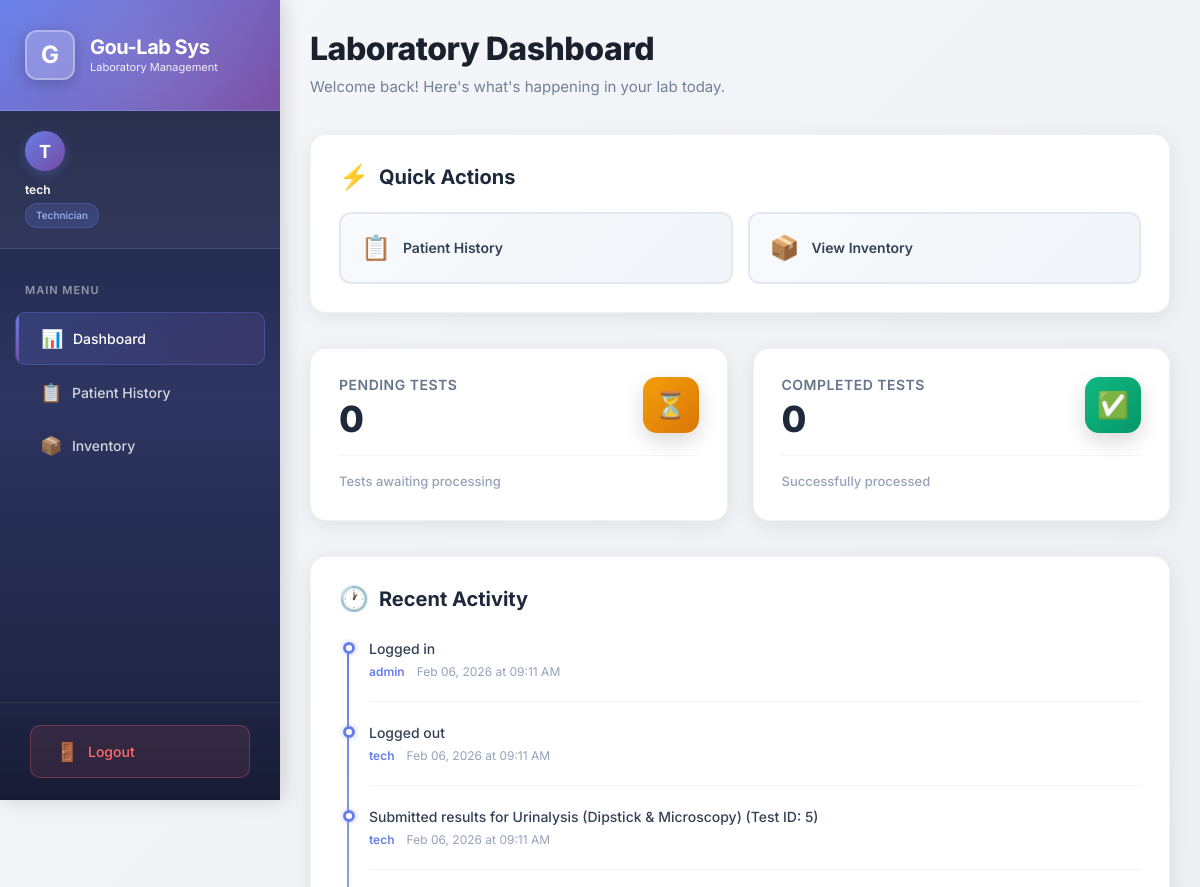
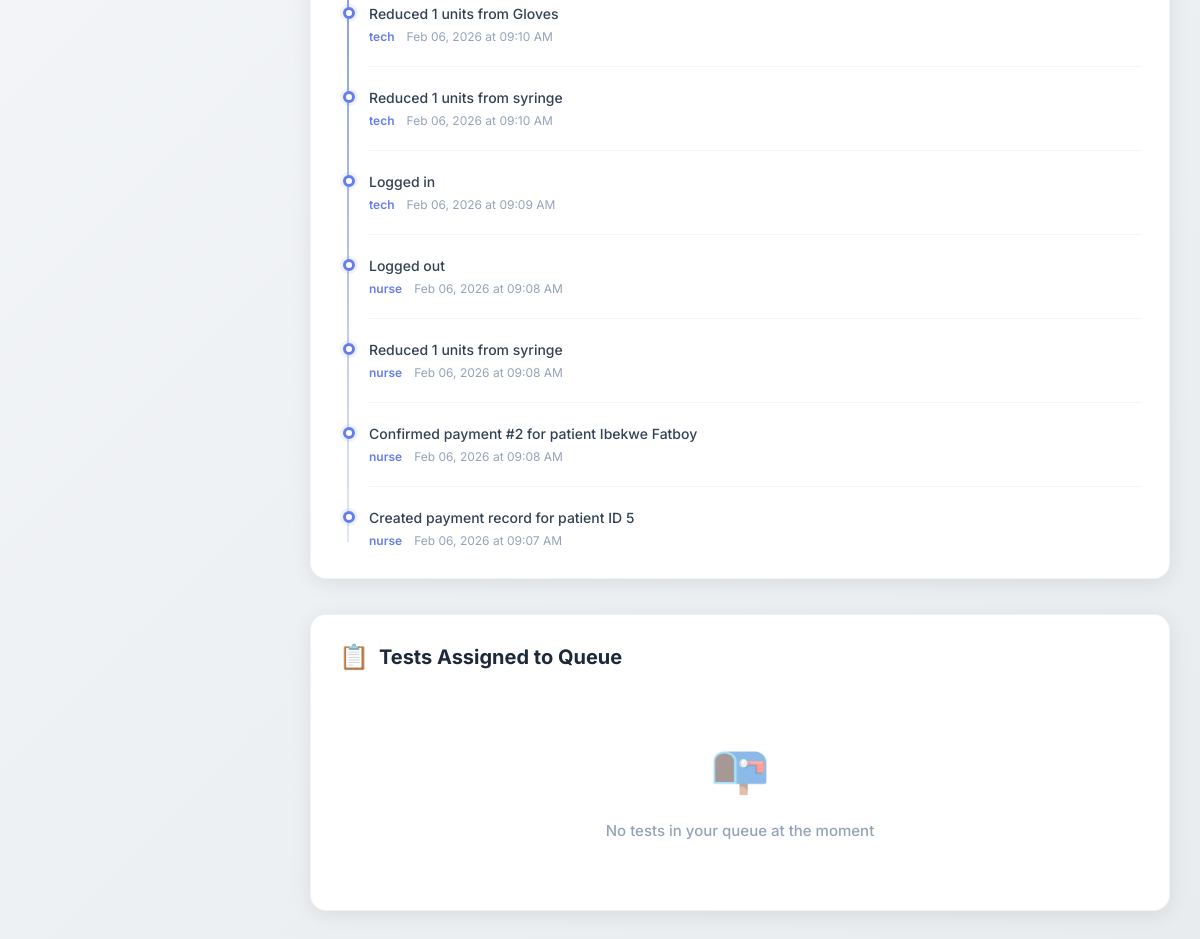
/ (signed in), run on an earlier commit of the app's database (2 pictures, top to bottom).
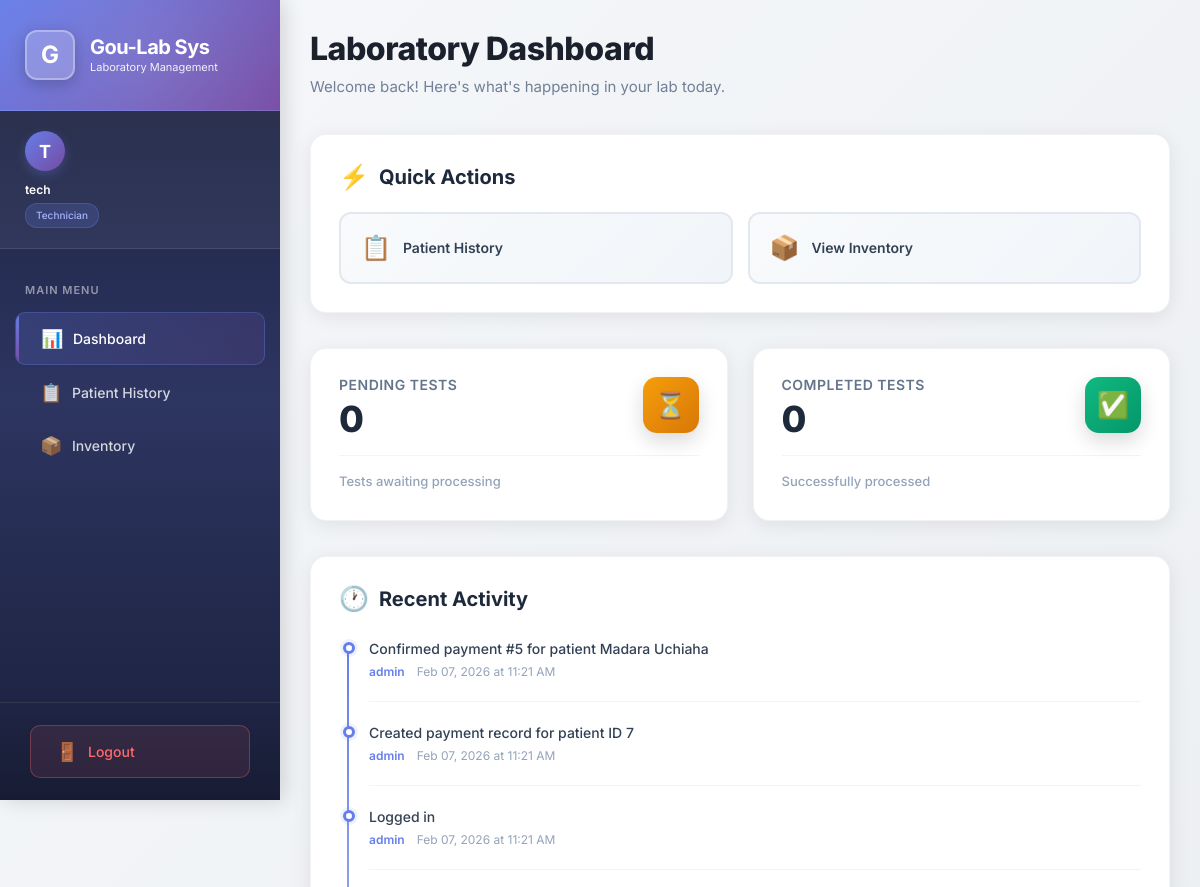
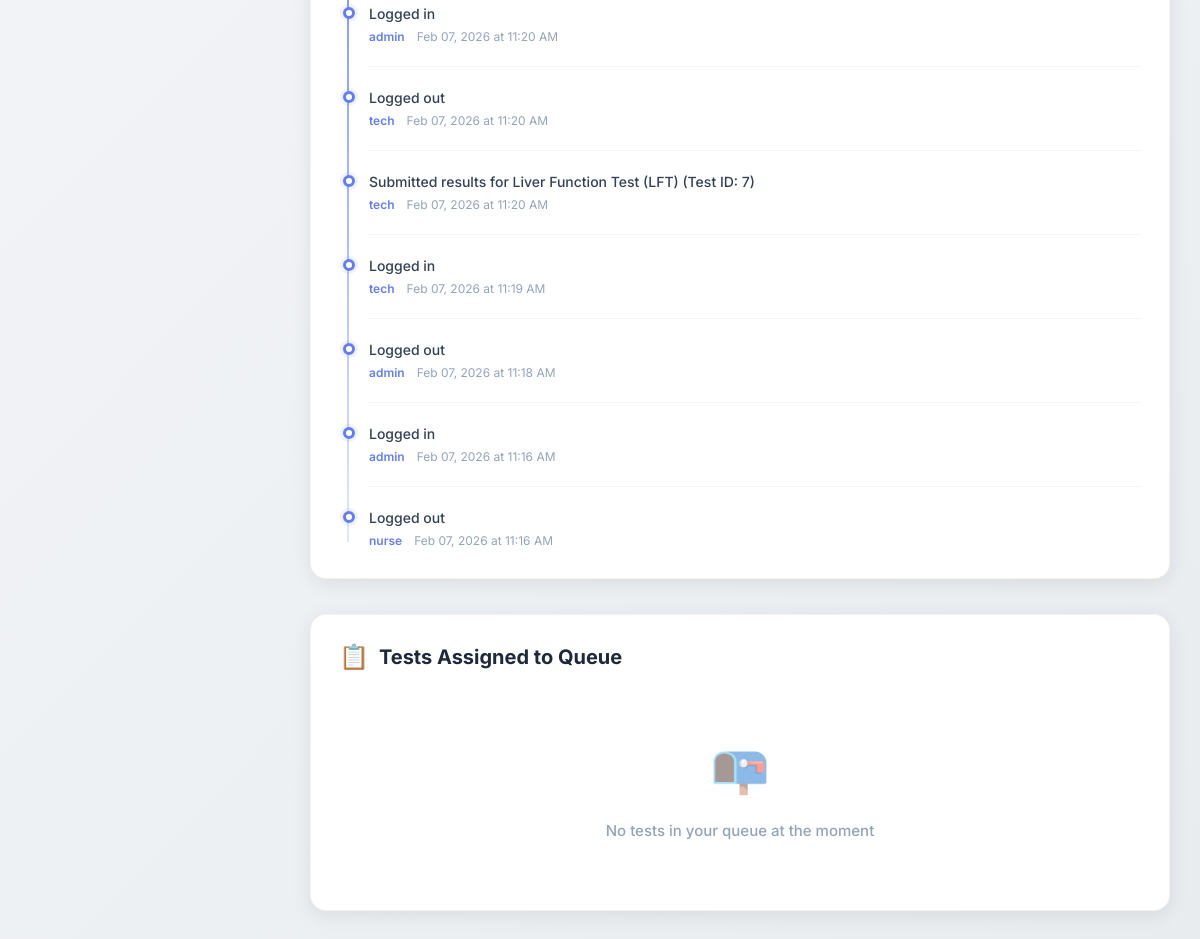
And on a later commit of the database (2 pictures, top to bottom).
### app.py (models this page shows)
class AuditLog(db.Model):
    id = db.Column(db.Integer, primary_key=True)
    action = db.Column(db.String(200), nullable=False)
    user = db.Column(db.String(100))
    timestamp = db.Column(db.DateTime, default=datetime.utcnow)

### app.py (the view)
@app.route('/')
@login_required
def dashboard():
    pending_tests = Test.query.filter_by(status='Pending').count()
    completed_tests = Test.query.filter_by(status='Completed').count()
    low_stock = Inventory.query.filter(Inventory.quantity <= Inventory.low_stock_threshold).all()
    recent_activities = AuditLog.query.order_by(AuditLog.timestamp.desc()).limit(10).all()
    my_tests = []
    if current_user.role == 'Technician':
        my_tests = Test.query.filter_by(status='Pending').all()
    return render_template('dashboard.html',
                           pending=pending_tests,
                           completed=completed_tests,
                           low_stock=low_stock,
                           my_tests=my_tests,
                           recent_activities=recent_activities)

### app.py (called while the page is built)
@login_manager.user_loader
def load_user(user_id):
    return User.query.get(int(user_id))

### templates/dashboard.html (shortened to what this page needs)
{% extends "layout.html" %}
{% block content %}
<div class="dashboard-header">
    <h2>Laboratory Dashboard</h2>
    <p>Welcome back! Here's what's happening in your lab today.</p>
</div>
<div class="quick-actions">
    <h3>Quick Actions</h3>
    <div class="actions-grid">
        {% if current_user.role in ['Admin', 'Technician'] %}
        <a href="{{ url_for('patient_history') }}" class="action-btn">
            <span class="action-icon">📋</span>
            <span class="action-text">Patient History</span>
        </a>
        {% endif %}
        <a href="{{ url_for('inventory') }}" class="action-btn">
            <span class="action-icon">📦</span>
            <span class="action-text">View Inventory</span>
        </a>
    </div>
</div>
<div class="stats-grid">
    <div class="stat-card warning">
        <div class="stat-header">
            <div class="stat-content">
                <h3>Pending Tests</h3>
                <div class="stat-value">{{ pending }}</div>
            </div>
            <div class="stat-icon">⏳</div>
        </div>
        <div class="stat-footer">
            Tests awaiting processing
        </div>
    </div>
    <div class="stat-card success">
        <div class="stat-header">
            <div class="stat-content">
                <h3>Completed Tests</h3>
                <div class="stat-value">{{ completed }}</div>
            </div>
            <div class="stat-icon">✅</div>
        </div>
        <div class="stat-footer">
            Successfully processed
        </div>
    </div>
</div>
<div class="recent-activity">
    <h3>Recent Activity</h3>
    {% if recent_activities %}
    <div class="activity-timeline">
        {% for activity in recent_activities %}
        <div class="activity-item">
            <div class="activity-action">{{ activity.action }}</div>
            <div class="activity-meta">
                <span class="activity-user">{{ activity.user }}</span>
                <span class="activity-time">{{ activity.timestamp.strftime('%b %d, %Y at %I:%M %p') }}</span>
            </div>
        </div>
        {% endfor %}
    </div>
    {% else %}
    <div class="empty-activity">
        <div class="empty-activity-icon">📭</div>
        <p>No recent activity to display</p>
    </div>
    {% endif %}
</div>
{% if current_user.role == 'Technician' %}
<div class="table-section">
    <h3>Tests Assigned to Queue</h3>
    {% if my_tests %}
    <table class="table-custom">
        <thead>
            <tr>
                <th>Patient</th>
                <th>Test Type</th>
                <th>Action</th>
            </tr>
        </thead>
        <tbody>
            {% for test in my_tests %}
            <tr>
                <td>{{ test.patient.name }}</td>
                <td>{{ test.test_type }}</td>
                <td>
                    <a href="{{ url_for('test_results', test_id=test.id) }}" class="btn-process">
                        Process Test
                    </a>
                </td>
            </tr>
            {% endfor %}
        </tbody>
    </table>
    {% else %}
    <div class="empty-state">
        <div class="empty-state-icon">📭</div>
        <p>No tests in your queue at the moment</p>
    </div>
    {% endif %}
</div>
{% endif %}
{% endblock %}

What changed in the data, as far as the page shows it:
no longer on this page (row unchanged): AuditLog: action "Logged in", user "admin", timestamp "Feb 06, 2026 at 09:11 AM"
no longer on this page (row unchanged): AuditLog: action "Logged out", user "tech", timestamp "Feb 06, 2026 at 09:11 AM"
no longer on this page (row unchanged): AuditLog: action "Submitted results for Urinalysis (Dipstick & Microscopy) (Test ID: 5)", user "tech", timestamp "Feb 06, 2026 at 09:11 AM"
no longer on this page (row unchanged): AuditLog: action "Reduced 1 units from Gloves", user "tech", timestamp "Feb 06, 2026 at 09:10 AM"
no longer on this page (row unchanged): AuditLog: action "Reduced 1 units from syringe", user "tech", timestamp "Feb 06, 2026 at 09:10 AM"
no longer on this page (row unchanged): AuditLog: action "Logged in", user "tech", timestamp "Feb 06, 2026 at 09:09 AM"
no longer on this page (row unchanged): AuditLog: action "Logged out", user "nurse", timestamp "Feb 06, 2026 at 09:08 AM"
no longer on this page (row unchanged): AuditLog: action "Reduced 1 units from syringe", user "nurse", timestamp "Feb 06, 2026 at 09:08 AM"
no longer on this page (row unchanged): AuditLog: action "Confirmed payment #2 for patient Ibekwe Fatboy", user "nurse", timestamp "Feb 06, 2026 at 09:08 AM"
no longer on this page (row unchanged): AuditLog: action "Created payment record for patient ID 5", user "nurse", timestamp "Feb 06, 2026 at 09:07 AM"
added AuditLog: action "Confirmed payment #5 for patient Madara Uchiaha", user "admin", timestamp "Feb 07, 2026 at 11:21 AM"
added AuditLog: action "Created payment record for patient ID 7", user "admin", timestamp "Feb 07, 2026 at 11:21 AM"
added AuditLog: action "Logged in", user "admin", timestamp "Feb 07, 2026 at 11:21 AM"
added AuditLog: action "Logged in", user "admin", timestamp "Feb 07, 2026 at 11:20 AM"
added AuditLog: action "Logged out", user "tech", timestamp "Feb 07, 2026 at 11:20 AM"
added AuditLog: action "Submitted results for Liver Function Test (LFT) (Test ID: 7)", user "tech", timestamp "Feb 07, 2026 at 11:20 AM"
added AuditLog: action "Logged in", user "tech", timestamp "Feb 07, 2026 at 11:19 AM"
added AuditLog: action "Logged out", user "admin", timestamp "Feb 07, 2026 at 11:18 AM"
added AuditLog: action "Logged in", user "admin", timestamp "Feb 07, 2026 at 11:16 AM"
added AuditLog: action "Logged out", user "nurse", timestamp "Feb 07, 2026 at 11:16 AM"
